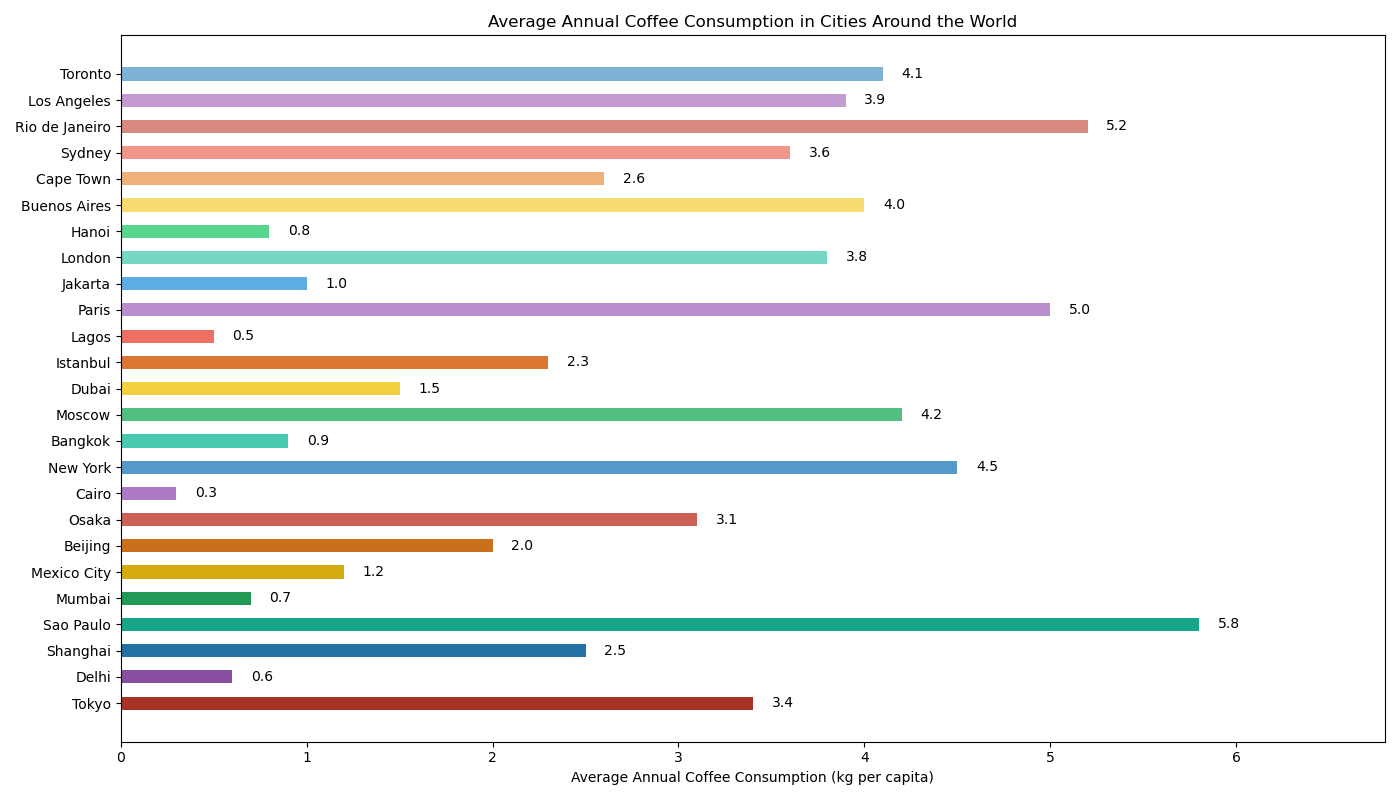

Python code for this plot:

import matplotlib.pyplot as plt

# Data
cities = ['Tokyo', 'Delhi', 'Shanghai', 'Sao Paulo', 'Mumbai', 'Mexico City',
          'Beijing', 'Osaka', 'Cairo', 'New York', 'Bangkok', 'Moscow',
          'Dubai', 'Istanbul', 'Lagos', 'Paris', 'Jakarta', 'London',
          'Hanoi', 'Buenos Aires', 'Cape Town', 'Sydney', 'Rio de Janeiro',
          'Los Angeles', 'Toronto']
coffee_consumption = [3.4, 0.6, 2.5, 5.8, 0.7, 1.2, 2.0, 3.1, 0.3, 4.5, 0.9, 4.2,
                      1.5, 2.3, 0.5, 5.0, 1.0, 3.8, 0.8, 4.0, 2.6, 3.6, 5.2, 3.9, 4.1]

# Modify the color scheme using specific color codes
colors = ['#A93226', '#884EA0', '#2471A3', '#17A589', '#229954',
          '#D4AC0D', '#CA6F1E', '#CD6155', '#AF7AC5', '#5499C7',
          '#48C9B0', '#52BE80', '#F4D03F', '#DC7633', '#EC7063',
          '#BB8FCE', '#5DADE2', '#76D7C4', '#58D68D', '#F7DC6F',
          '#F0B27A', '#F1948A', '#D98880', '#C39BD3', '#7FB3D5']

# Change width of bars
bar_width = 0.5

# Change width and height of the chart
plt.figure(figsize=(14, 8))

# Change the direction of chart (horizontal bar chart)
plt.barh(y=cities, width=coffee_consumption, color=colors, height=bar_width)

# Change the band height for bars
for i, coffee in enumerate(coffee_consumption):
    plt.text(coffee + 0.1, i, str(coffee), va='center')

# Change the topic, headline, and data type of the chart
plt.xlabel('Average Annual Coffee Consumption (kg per capita)')
plt.title('Average Annual Coffee Consumption in Cities Around the World')
plt.xlim(0, max(coffee_consumption) + 1)  # Adjust the x-axis to fit the text

# Show the plot
plt.tight_layout()
plt.show()
